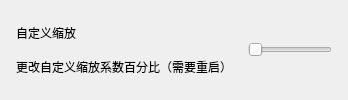
          <widget class="CardWidget" name="CardWidget_13">
           <property name="minimumSize">
            <size>
             <width>0</width>
             <height>70</height>
            </size>
           </property>
           <layout class="QHBoxLayout" name="horizontalLayout_14">
            <property name="spacing">
             <number>16</number>
            </property>
            <property name="leftMargin">
             <number>16</number>
            </property>
            <property name="topMargin">
             <number>16</number>
            </property>
            <property name="rightMargin">
             <number>16</number>
            </property>
            <property name="bottomMargin">
             <number>16</number>
            </property>
            <item>
             <layout class="QVBoxLayout" name="verticalLayout_9">
              <property name="spacing">
               <number>0</number>
              </property>
              <item>
               <widget class="StrongBodyLabel" name="StrongBodyLabel_15">
                <property name="sizePolicy">
                 <sizepolicy hsizetype="Expanding" vsizetype="Preferred">
                  <horstretch>0</horstretch>
                  <verstretch>0</verstretch>
                 </sizepolicy>
                </property>
                <property name="text">
                 <string>自定义缩放</string>
                </property>
               </widget>
              </item>
              <item>
               <widget class="CaptionLabel" name="CaptionLabel_13">
                <property name="text">
                 <string>更改自定义缩放系数百分比（需要重启）</string>
                </property>
                <property name="wordWrap">
                 <bool>false</bool>
                </property>
                <property name="lightColor" stdset="0">
                 <color alpha="150">
                  <red>0</red>
                  <green>0</green>
                  <blue>0</blue>
                 </color>
                </property>
                <property name="darkColor" stdset="0">
                 <color alpha="200">
                  <red>255</red>
                  <green>255</green>
                  <blue>255</blue>
                 </color>
                </property>
               </widget>
              </item>
             </layout>
            </item>
            <item>
             <widget class="Slider" name="slider_scale_factor">
              <property name="minimum">
               <number>100</number>
              </property>
              <property name="maximum">
               <number>200</number>
              </property>
              <property name="value">
               <number>100</number>
              </property>
              <property name="orientation">
               <enum>Qt::Horizontal</enum>
              </property>
             </widget>
            </item>
           </layout>
          </widget>
